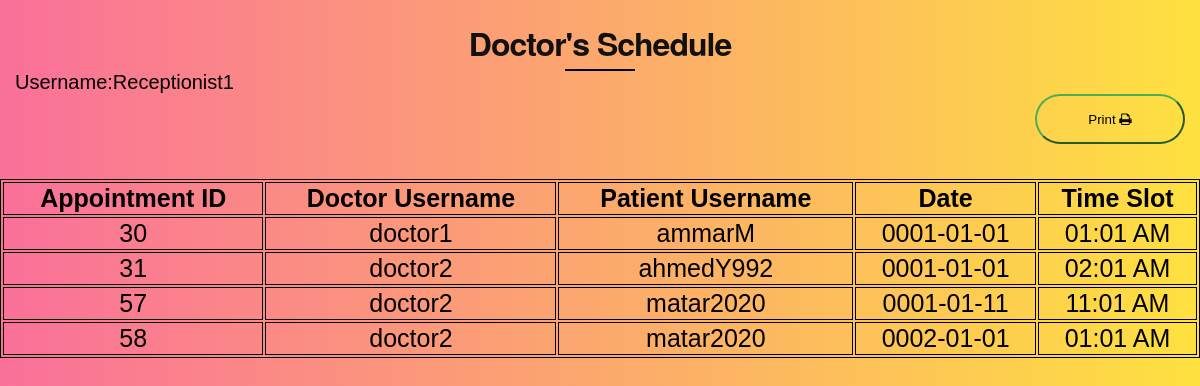
Screenshot of /htdocs/html/ViewSchedule.php (signed in) with the database file from the repository.
### tables this page shows
CREATE TABLE `appointment` (
  `App_ID` int(11) NOT NULL,
  `DR_USERNAME` varchar(50) NOT NULL,
  `PATIENTNAME` varchar(50) NOT NULL,
  `Day` date NOT NULL,
  `Time` varchar(50) NOT NULL,
  `specialization` varchar(20) NOT NULL
);

### htdocs/html/ViewSchedule.php (the view, shortened to what this page needs)
<?php
    $dbhost = "localhost";
    $dbuser = "root";
    $dbpass = "31S!VQ2z[lzTBe4_";
    $db = "clinicdatabase";
    $conn = new mysqli($dbhost, $dbuser, $dbpass,$db) or die("Connect failed: %s\n". $conn -> error);
    $username=$_SESSION['username'];
    $role=$_SESSION['role'];
    if($role==1){
      $sql = "SELECT * FROM appointment";
    }
    else{
    $sql = "SELECT * FROM appointment where DR_USERNAME= '$username'";
    }
    $result=  mysqli_query($conn, $sql);
    ?>
<!DOCTYPE html>
<html>
  <head>
    <link
      rel="stylesheet"
      href="https://cdnjs.cloudflare.com/ajax/libs/font-awesome/4.7.0/css/font-awesome.min.css"
    />
    <link rel="stylesheet" href="../css/styles.css" />
  </head>
  <body onload="getScheduleUrlParams()">
    <div class="wrapper">
      <div class="title-container">
        <h1 class="centered">Doctor's Schedule</h1>
        <ul class="list-style">
          <li>Username:<?php echo $_SESSION['username']; ?> </li>
        </ul>
        <div class="right-btn">
          <button class="lrg-green-btn" onclick="window.print()">
            Print <i class="fa fa-print"></i>
          </button>
        </div>
      </div>
      <table class="table-style">
        <tr>
          <th>Appointment ID</th>
          <th>Doctor Username</th>
          <th>Patient Username</th>
          <th>Date</th>
          <th>Time Slot</th>
        </tr>
        <?php
                while($rows=$result->fetch_assoc())
                {
             ?>
            <tr>
                <td><?php echo $rows['App_ID'];?></td>
                <td><?php echo $rows['DR_USERNAME'];?></td>
                <td><?php echo $rows['PATIENTNAME'];?></td>
                <td><?php echo $rows['Day'];?></td>
                <td><?php echo $rows['Time'];?></td>
            </tr>
            <?php
                }
             ?>
      </table>
    </div>
  </body>
</html>

### rows the page displays
appointment: App_ID "30", DR_USERNAME "doctor1", PATIENTNAME "ammarM", Day "0001-01-01", Time "01:01 AM"
appointment: App_ID "31", DR_USERNAME "doctor2", PATIENTNAME "ahmedY992", Day "0001-01-01", Time "02:01 AM"
appointment: App_ID "57", DR_USERNAME "doctor2", PATIENTNAME "matar2020", Day "0001-01-11", Time "11:01 AM"
appointment: App_ID "58", DR_USERNAME "doctor2", PATIENTNAME "matar2020", Day "0002-01-01", Time "01:01 AM"

### other values shown
$_SESSION['username'] "Receptionist1"
